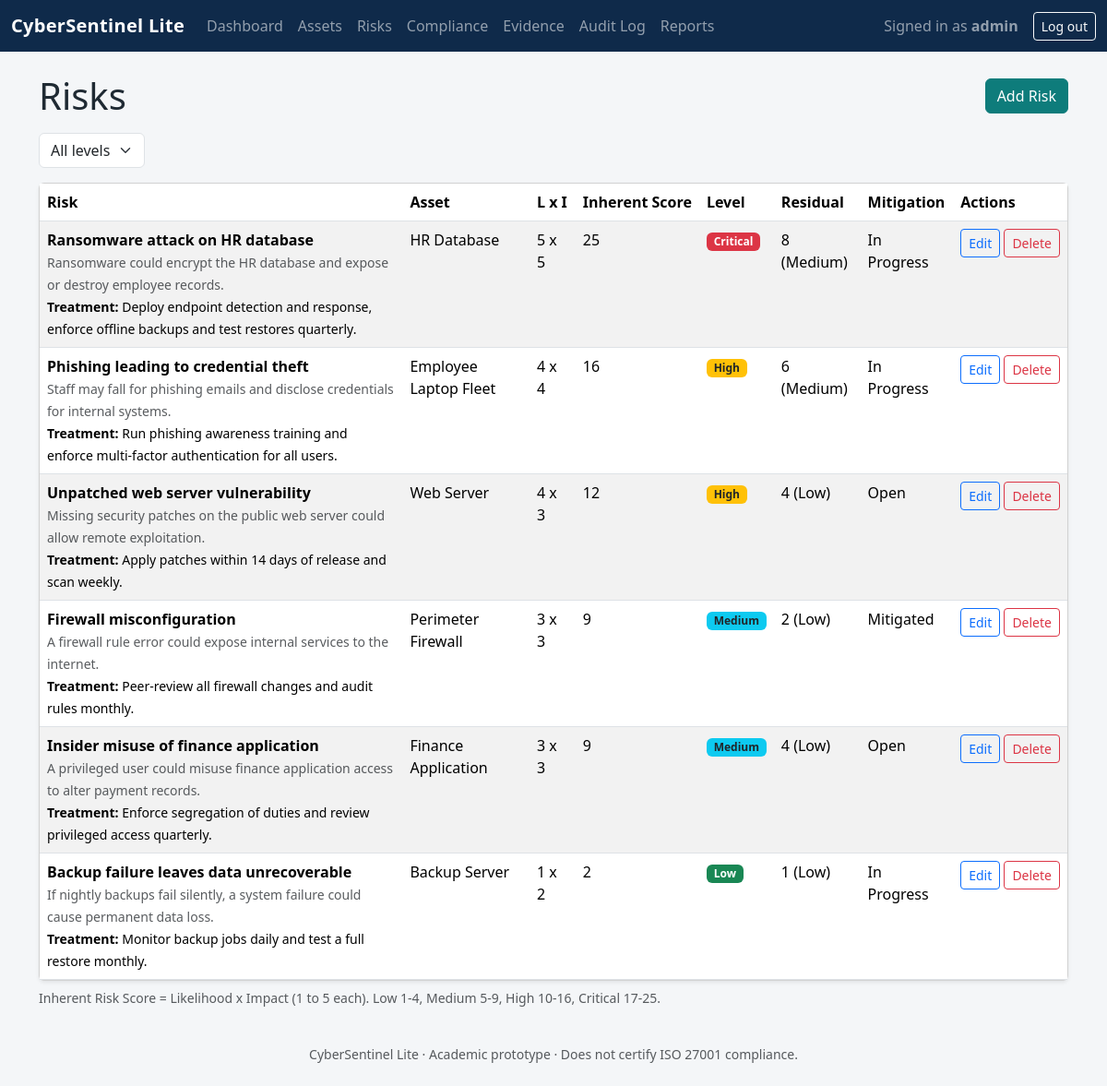
The app's page /risks (signed in) with its own data.
### tables this page shows
CREATE TABLE risks (
            id INTEGER PRIMARY KEY AUTOINCREMENT,
            title TEXT NOT NULL,
            description TEXT,
            asset_id INTEGER NOT NULL REFERENCES assets(id),
            likelihood INTEGER NOT NULL,
            impact INTEGER NOT NULL,
            inherent_score INTEGER NOT NULL,
            level TEXT NOT NULL,
            treatment TEXT,
            mitigation_status TEXT NOT NULL,
            residual_likelihood INTEGER,
            residual_impact INTEGER,
            residual_score INTEGER,
            residual_level TEXT,
            created_at TEXT NOT NULL
        );

CREATE TABLE assets (
            id INTEGER PRIMARY KEY AUTOINCREMENT,
            name TEXT NOT NULL,
            category TEXT NOT NULL,
            description TEXT,
            owner TEXT NOT NULL,
            criticality TEXT NOT NULL,
            created_at TEXT NOT NULL
        );

### app.py (the view)
@app.route("/risks")
@login_required
def risks_list():
    level = request.args.get("level", "").strip()
    db = get_db()
    if level and level in RISK_LEVELS:
        risks = db.execute(
            "SELECT r.*, a.name AS asset_name FROM risks r "
            "JOIN assets a ON a.id = r.asset_id WHERE r.level = ? "
            "ORDER BY r.inherent_score DESC, r.title",
            (level,)).fetchall()
    else:
        level = ""
        risks = db.execute(
            "SELECT r.*, a.name AS asset_name FROM risks r "
            "JOIN assets a ON a.id = r.asset_id "
            "ORDER BY r.inherent_score DESC, r.title").fetchall()
    return render_template(
        "risks.html", risks=risks, selected_level=level,
        levels=RISK_LEVELS)

### app.py (called while the page is built)
def get_db():
    if "db" not in g:
        g.db = sqlite3.connect(app.config["DATABASE"])
        g.db.row_factory = sqlite3.Row
        g.db.execute("PRAGMA foreign_keys = ON")
    return g.db

def login_required(view):
    from functools import wraps
    @wraps(view)
    def wrapped(*args, **kwargs):
        if "username" not in session:
            flash("Please log in to continue.", "warning")
            return redirect(url_for("login", next=request.path))
        return view(*args, **kwargs)
    return wrapped

### templates/risks.html (shortened to what this page needs)
{% extends "base.html" %}
{% block content %}
<div class="d-flex justify-content-between align-items-center mb-3">
  <h1 class="mb-0">Risks</h1>
  <a class="btn btn-teal" href="{{ url_for('risk_add') }}">Add Risk</a>
</div>
<form method="get" action="{{ url_for('risks_list') }}" class="row g-2 mb-3">
  <div class="col-auto">
    <select class="form-select" name="level" onchange="this.form.submit()">
      <option value="">All levels</option>
    </select>
  </div>
</form>
{% if risks %}
<div class="card shadow-sm">
  <div class="card-body p-0">
    <div class="table-responsive">
      <table class="table table-striped mb-0">
        <thead>
          <tr><th>Risk</th><th>Asset</th><th>L x I</th><th>Inherent Score</th><th>Level</th><th>Residual</th><th>Mitigation</th><th>Actions</th></tr>
        </thead>
        <tbody>
          {% for risk in risks %}
          <tr>
            <td>
              <strong>{{ risk['title'] }}</strong>
              {% if risk['description'] %}<br><small class="text-muted">{{ risk['description'] }}</small>{% endif %}
              {% if risk['treatment'] %}<br><small><strong>Treatment:</strong> {{ risk['treatment'] }}</small>{% endif %}
            </td>
            <td>{{ risk['asset_name'] }}</td>
            <td>{{ risk['likelihood'] }} x {{ risk['impact'] }}</td>
            <td>{{ risk['inherent_score'] }}</td>
            <td><span class="badge bg-{{ 'danger' if risk['level'] == 'Critical' else 'warning text-dark' if risk['level'] == 'High' else 'info text-dark' if risk['level'] == 'Medium' else 'success' }}">{{ risk['level'] }}</span></td>
            <td>
              {% if risk['residual_score'] is not none %}
                {{ risk['residual_score'] }} ({{ risk['residual_level'] }})
              {% else %}
                <span class="text-muted">Not assessed</span>
              {% endif %}
            </td>
            <td>{{ risk['mitigation_status'] }}</td>
            <td class="text-nowrap">
              <a class="btn btn-sm btn-outline-primary" href="{{ url_for('risk_edit', risk_id=risk['id']) }}">Edit</a>
              <form method="post" action="{{ url_for('risk_delete', risk_id=risk['id']) }}" class="d-inline" onsubmit="return confirm('Delete risk {{ risk['title'] }}?');">
                <button type="submit" class="btn btn-sm btn-outline-danger">Delete</button>
              </form>
            </td>
          </tr>
          {% endfor %}
        </tbody>
      </table>
    </div>
  </div>
</div>
<p class="text-muted small mt-2">Inherent Risk Score = Likelihood x Impact (1 to 5 each). Low 1-4, Medium 5-9, High 10-16, Critical 17-25.</p>
{% else %}
<p class="text-muted">No risks found. Add your first risk.</p>
{% endif %}
{% endblock %}

### static/css/style.css (style rules this page uses)
:root { --navy: #0f2a4a; --teal: #0e7c7b; --teal-dark: #0a5e5d; }
body { background-color: #f4f6f8; color: #1f2a33; }
.btn-teal { background-color: var(--teal); border-color: var(--teal); color: #fff; }
.table th { white-space: nowrap; }

### records on screen
risks: title "Ransomware attack on HR database", description "Ransomware could encrypt the HR database and expose or destroy employee records.", treatment "Deploy endpoint detection and response, enforce offline backups and test restores quarterly.", asset_name "HR Database", likelihood "5", impact "5", inherent_score "25", level "Critical", residual_score "8", residual_level "Medium", mitigation_status "In Progress"
risks: title "Phishing leading to credential theft", description "Staff may fall for phishing emails and disclose credentials for internal systems.", treatment "Run phishing awareness training and enforce multi-factor authentication for all users.", asset_name "Employee Laptop Fleet", likelihood "4", impact "4", inherent_score "16", level "High", residual_score "6", residual_level "Medium", mitigation_status "In Progress"
risks: title "Unpatched web server vulnerability", description "Missing security patches on the public web server could allow remote exploitation.", treatment "Apply patches within 14 days of release and scan weekly.", asset_name "Web Server", likelihood "4", impact "3", inherent_score "12", level "High", residual_score "4", residual_level "Low", mitigation_status "Open"
risks: title "Firewall misconfiguration", description "A firewall rule error could expose internal services to the internet.", treatment "Peer-review all firewall changes and audit rules monthly.", asset_name "Perimeter Firewall", likelihood "3", impact "3", inherent_score "9", level "Medium", residual_score "2", residual_level "Low", mitigation_status "Mitigated"
risks: title "Insider misuse of finance application", description "A privileged user could misuse finance application access to alter payment records.", treatment "Enforce segregation of duties and review privileged access quarterly.", asset_name "Finance Application", likelihood "3", impact "3", inherent_score "9", level "Medium", residual_score "4", residual_level "Low", mitigation_status "Open"
risks: title "Backup failure leaves data unrecoverable", description "If nightly backups fail silently, a system failure could cause permanent data loss.", treatment "Monitor backup jobs daily and test a full restore monthly.", asset_name "Backup Server", likelihood "1", impact "2", inherent_score "2", level "Low", residual_score "1", residual_level "Low", mitigation_status "In Progress"

### other values on screen
{{ session['username'] }} "admin"
